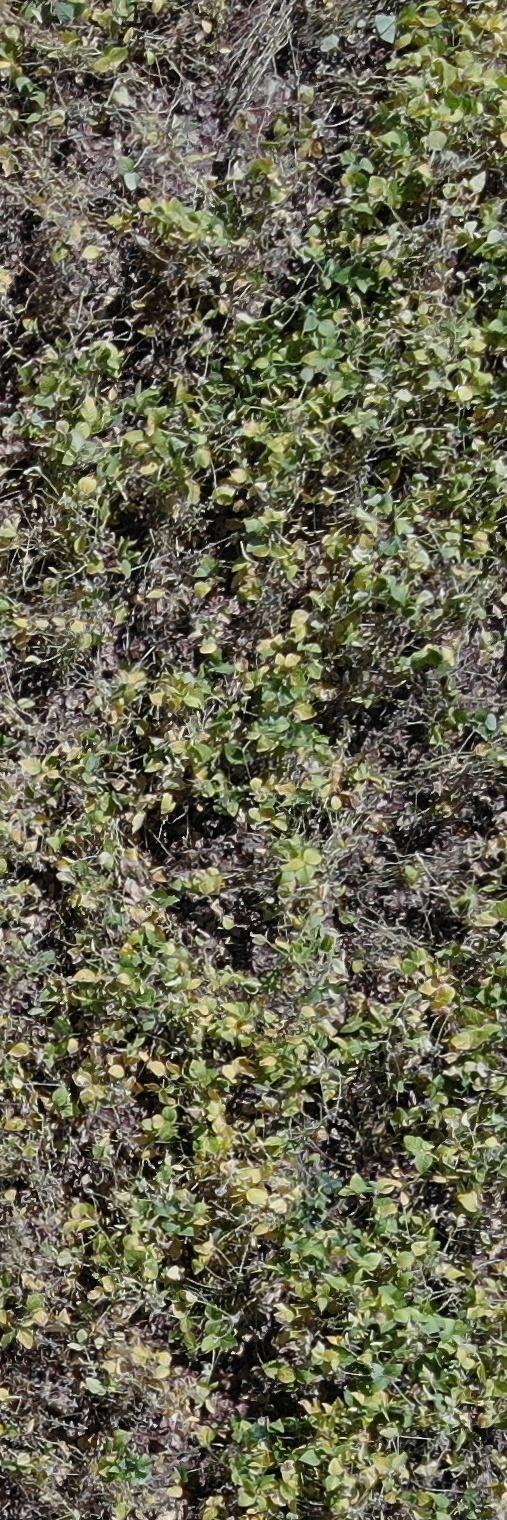
#> input picture case_segmentacao/inputs/DJI_0020_R7_15_5.JPG, 507 x 1520 px
$ python -i remover_solo.py   (imports and definitions only)
#> lines starting #> are read from the running program, lines starting #| are printed output that depends on the picture; after the words box and inside, x2 and y2 are one past the last pixel; in counts of white or black regions, pixels touching at a corner belong together
import os
import cv2
import numpy as np

# Caminhos
PASTA_SAIDA = "outputs"
PASTA_EXEMPLOS_SAIDA = "exemplos_outputs"

# O limite inferior para cores verdes no formato HSV
LIMITE_INFERIOR_VERDE = np.array([19, 61, 35])  # Ajuste o valor de matiz para verde

# O limite superior para cores verdes no formato HSV
LIMITE_SUPERIOR_VERDE = np.array([90, 255, 255])  # Ajuste o valor de matiz para verde

# A cor de fundo a ser usada para a imagem segmentada no formato BGR
COR_FUNDO = [0, 0, 0]

# Número mínimo de objetos detectados na segmentação verde para alternar para cores de reserva
MIN_OBJETOS_VERDE = 300
MAX_OBJETOS_VERDE = 230

# Este fallback só ocorre se o número de objetos verdes detectados for < MIN_OBJETOS_VERDE
LIMITE_INFERIOR_RESERVA = np.array([11, 60, 35])
LIMITE_SUPERIOR_RESERVA = np.array([90, 255, 255])


def dilatar_contornos(mascara, tamanho_dilatacao=0):
    """
    Dilata os contornos na imagem de máscara fornecida usando um tamanho de kernel especificado.

    :param mascara: A imagem de máscara.
    :param tamanho_dilatacao: O tamanho do kernel usado para a dilatação. O padrão é 5.
    :return: ndarray: A imagem de máscara dilatada.
    """
    kernel = np.ones((tamanho_dilatacao, tamanho_dilatacao), np.uint8)
    mascara_dilatada = cv2.dilate(mascara, kernel, iterations=1)
    return mascara_dilatada


def fechar_buracos(mascara, shape=(5, 5)):
    """
    Fecha buracos na imagem de máscara.

    :param mascara: A imagem de máscara a ser fechada.
    :param shape: O tamanho do kernel. Padrão: (5, 5).
    :return:
        A imagem de máscara fechada.
    """
    kernel = np.ones(shape, np.uint8)
    mascara_segmentada = cv2.morphologyEx(mascara, cv2.MORPH_CLOSE, kernel)
    return mascara_segmentada


def encontrar_objetos(mascara):
    """
    Encontre componentes conectados na máscara e retorne o número de objetos.

    :param mascara: A imagem de entrada.

    :return:
        Etiquetas e estatísticas (objetos).
    """
    _, etiquetas, estatisticas, _ = cv2.connectedComponentsWithStats(mascara, connectivity=8)
    return etiquetas, estatisticas


def encontrar_cores(imagem, limite_superior_cor, limite_inferior_cor):
    """
    Encontra os objetos com base nos limites de cor especificados no espaço de cores HSV.

    :param imagem: A imagem de entrada.
    :param limite_superior_cor: O limite de cor superior no espaço de cores HSV.
    :param limite_inferior_cor: O limite de cor inferior no espaço de cores HSV.

    :return:
        A máscara, etiquetas e estatísticas dos objetos encontrados.
    """
    mascara = cv2.inRange(imagem, limite_inferior_cor, limite_superior_cor)
    etiquetas, estatisticas = encontrar_objetos(mascara)
    return mascara, etiquetas, estatisticas


def encontrar_segmentos(imagem, limite_superior_cor, limite_inferior_cor, nome_arquivo=""):
    """
    Dada uma imagem, limites de cor superior e inferior e um nome de arquivo, esta função encontra segmentos na imagem com base nos limites de cor especificados.

    :param imagem: A imagem de entrada.
    :param limite_superior_cor: O limite de cor superior no espaço de cores HSV.
    :param limite_inferior_cor: O limite de cor inferior no espaço de cores HSV.
    :param nome_arquivo: O nome do arquivo (para exibição de informações).

    :return:
        A máscara segmentada e a imagem HSV.
    """
    imagem_hsv = cv2.cvtColor(imagem, cv2.COLOR_BGR2HSV)
    mascara, _, primeira_estatistica = encontrar_cores(imagem_hsv, limite_superior_cor, limite_inferior_cor)
    #print(f"Encontrados {len(primeira_estatistica)} objetos verdes em {nome_arquivo} na primeira verificação")

    if 310 >= len(primeira_estatistica) - 1 >= 100 or len(
            primeira_estatistica) - 1 <= 50:
        mascara, _, segunda_estatistica = encontrar_cores(imagem_hsv, LIMITE_SUPERIOR_RESERVA,
                                                          LIMITE_INFERIOR_RESERVA)
        #print(f"Encontrados {len(segunda_estatistica)} objetos em {nome_arquivo} usando fallback.")

        if len(segunda_estatistica) - 1 >= 2000:
            mascara, _, segunda_estatistica = encontrar_cores(imagem_hsv, np.array([90, 255, 255]),
                                                              np.array([19, 25, 35]))
            #print(f"Encontrados {len(segunda_estatistica)} objetos em {nome_arquivo} usando o segundo fallback.")

    if len(primeira_estatistica) - 1 >= 2000:
        mascara, _, segunda_estatistica = encontrar_cores(imagem_hsv, np.array([90, 255, 255]),
                                                          np.array([25, 35, 35]))
        #print(f"Encontrados {len(segunda_estatistica)} objetos em {nome_arquivo} usando o terceiro fallback.")

        if len(segunda_estatistica) - 1 >= 3500:
            mascara, _, primeira_estatistica = encontrar_cores(imagem_hsv, limite_superior_cor,
                                                               limite_inferior_cor)
            #print(f"Encontrados mais que 2000 objetos em {nome_arquivo}. Retornado para a máscara inicial.")

    return mascara, imagem_hsv


def aumentar_nitidez(imagem):
    """
    Aumenta a nitidez da imagem aplicando detecção de bordas usando o algoritmo Canny.

    :param imagem: A imagem de entrada.

    :return:
        A imagem com nitidez aumentada.
    """
    # Aplicar deteção de bordas Canny
    bordas = cv2.Canny(imagem, threshold1=100, threshold2=200)  # Ajuste os limites conforme necessário

    # Crie a imagem segmentada aplicando as bordas como máscara
    imagem_segmentada = imagem.copy()
    imagem_segmentada[bordas != 0] = COR_FUNDO

    return imagem_segmentada


def gerar_nome_e_caminho(arquivo, pasta_saida):
    """
    Gera um nome para a imagem e o caminho de saída usando o nome do prórprio arquivo
    :param arquivo: Caminho completo da imagem
    :param pasta_saida: O nome da pasta de saída
    :return:
    """
    nome_arquivo = os.path.basename(arquivo)
    caminho_imagem_saida = os.path.join(pasta_saida, nome_arquivo)
    return nome_arquivo, caminho_imagem_saida


def converter_mascara_para_rgb(mascara):
    """
    Converte a máscara para RGB para ser possível adicioná-la ao resultado estacado.
    :param mascara: A máscara a ser convertida
    :return:
    """
    # Crie uma máscara RGB a partir da máscara em escala de cinza
    mascara_rgb = cv2.cvtColor(mascara, cv2.COLOR_GRAY2BGR)
    return mascara_rgb


# [19 lines left out: function adicionar_borda_verde, not called in this run]


def estacar_imagens(original, hsv, mascara_rgb, imagem_segmentada, caminho_imagem_saida, debug):
    """
    Estaca imagens lado-a-lado.
    :param original: A imagem original.
    :param hsv: A imagem com filtro hsv.
    :param mascara_rgb: A máscara da imagem hsv.
    :param imagem_segmentada: A imagem final
    :param caminho_imagem_saida: Caminho para salvar as imagens
    :return:
    """

    if debug:
        # Salve a imagem segmentada
        imagem_resultado = np.hstack(
            (original, hsv, mascara_rgb, adicionar_borda_verde(imagem_segmentada, 2)))  # Concatene lado a lado
        cv2.imwrite(caminho_imagem_saida, imagem_resultado)
    else:
        # Salve a imagem segmentada
        imagem_resultado = np.hstack((original, imagem_segmentada))  # Concatene lado a lado
        cv2.imwrite(caminho_imagem_saida, imagem_resultado)


def remover_solo(imagem, nome_arquivo):
    """
    Remove o solo da imagem usando a técnica de selecionar pixels verdes.\n
    Possui fallbacks (modos) para detectar plantas em diversos ambientes e com luminosidade diferentes.\n
    Passos:\n
    1. Aumenta a nitidez usando o méteodo Canny.\n
    2. Encontra segmentos usando detecção de cores.\n
    3. Dilata a máscara para aumentar o tamanho dos contornos.\n
    4. Aplica fechamento morfológico para preencher buracos.\n
    5. Mescla a máscara dilatada à imagem original para obter a imagem segmentada.
    6. Crie uma máscara RGB a partir da máscara em escala de cinza
    :param imagem:
    :param nome_arquivo:
    :return: mascara_rgb, hsv, imagem_segmentada
    """
    # Chama a função para segmentar imagens usando detecção de bordas
    imagem_afiada = aumentar_nitidez(imagem)

    mascara, hsv = encontrar_segmentos(imagem_afiada, LIMITE_SUPERIOR_VERDE, LIMITE_INFERIOR_VERDE,
                                       nome_arquivo)

    # Dilata a máscara para aumentar o tamanho dos contornos
    mascara = dilatar_contornos(mascara)

    # Aplica fechamento morfológico para preencher buracos
    mascara = fechar_buracos(mascara)

    # Mescla a máscara dilatada à imagem original para obter a imagem segmentada
    imagem_segmentada = imagem.copy()
    imagem_segmentada[mascara == 0] = COR_FUNDO

    # Crie uma máscara RGB a partir da máscara em escala de cinza
    mascara_rgb = converter_mascara_para_rgb(mascara)
    return mascara_rgb, hsv, imagem_segmentada


def processar_imagem(arquivo, debug=False):
    """
    Processar uma única imagem e a salva no caminho de saída definido em PASTA_SAIDA.

    :param debug: Padrão é falso.
    :param arquivo: O caminho da imagem de entrada.
    """
#> called with debug = False

    # Carregar a imagem de entrada
    imagem = cv2.imread(arquivo)
#> imagem is the input picture: shape (1520, 507, 3); mean B, G, R 80.1, 101.4, 102.9

    nome_arquivo, caminho_imagem_saida = gerar_nome_e_caminho(arquivo, PASTA_SAIDA)

    mascara_rgb, hsv, imagem_segmentada = remover_solo(imagem, nome_arquivo)
#> in aumentar_nitidez, `bordas = cv2.Canny(imagem, threshold1=100, threshold2=200)`:
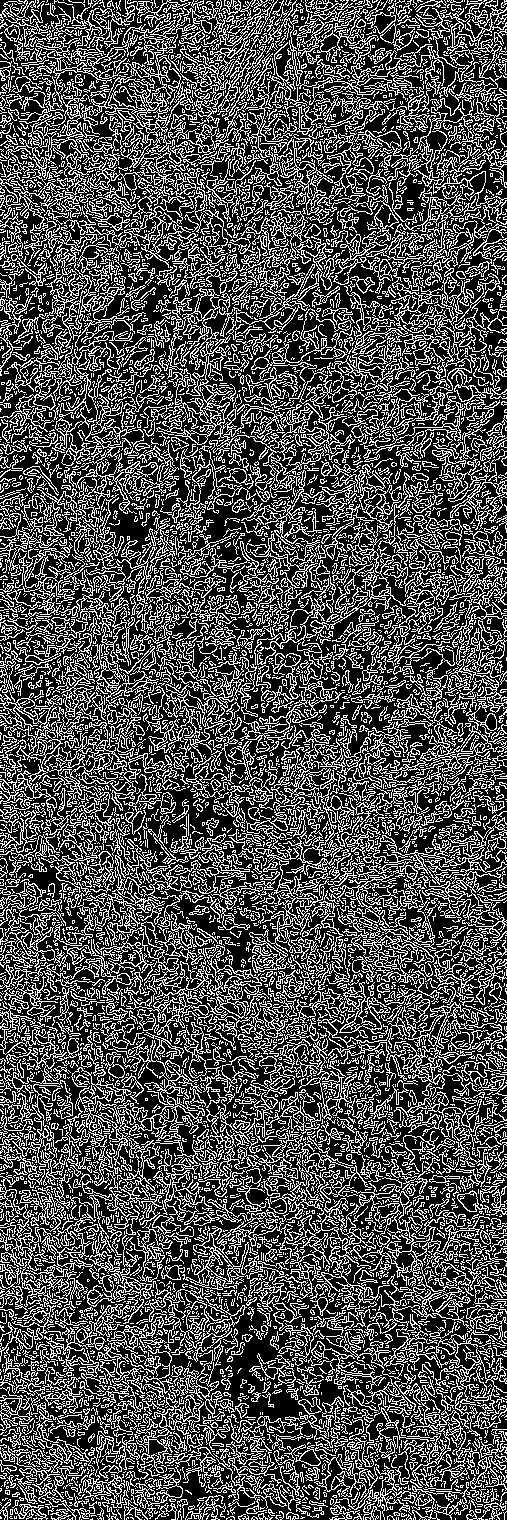
#> bordas: shape (1520, 507); 31.5% white in thin lines or dots
#> in encontrar_objetos, `_, etiquetas, estatisticas, _ = cv2.connectedComponentsWithStats(masca..`:
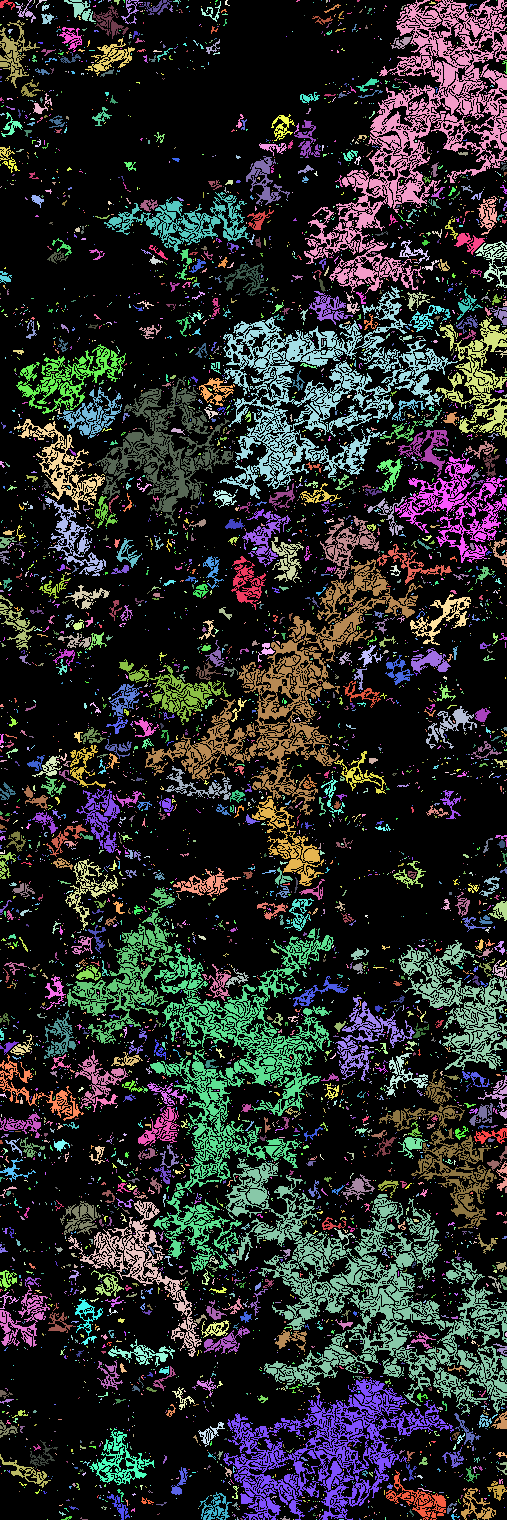
#> etiquetas: shape (1520, 507) int32; 5633 distinct labels, from 0 to 5632; one colour per label, 0 black
#> in encontrar_objetos (call 2), `_, etiquetas, estatisticas, _ = cv2.connectedComponentsWithStats(masca..`:
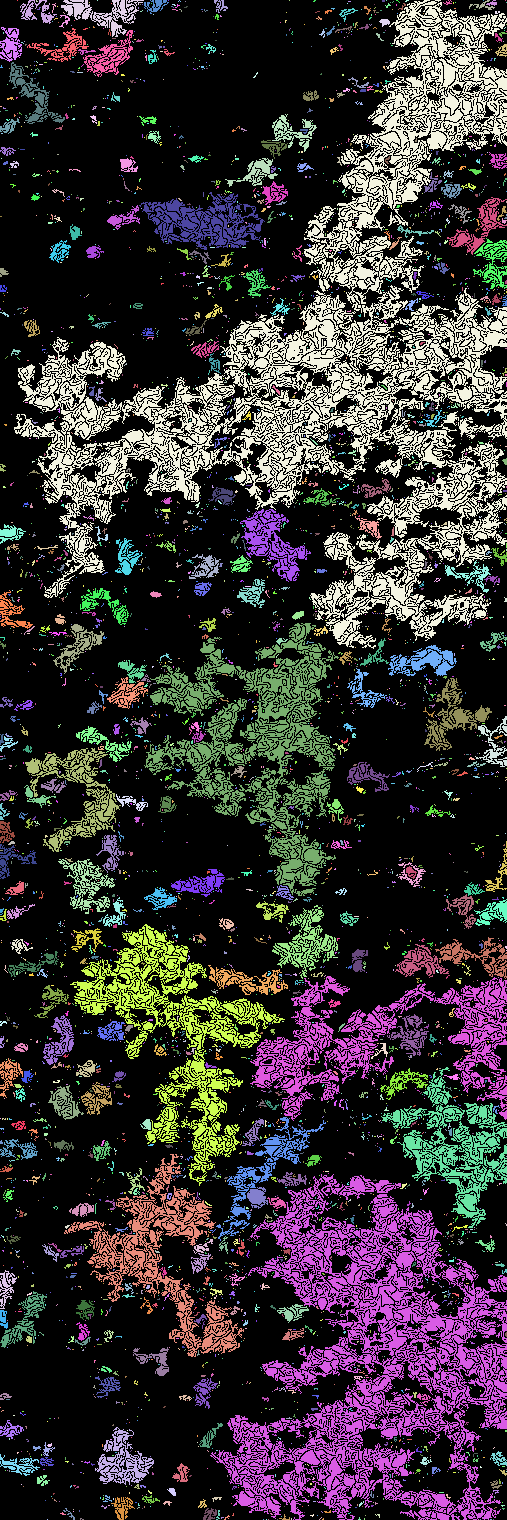
#> etiquetas: shape (1520, 507) int32; 4187 distinct labels, from 0 to 4186; one colour per label, 0 black
#> in fechar_buracos, `mascara_segmentada = cv2.morphologyEx(mascara, cv2.MORPH_CLOSE, kernel)`:
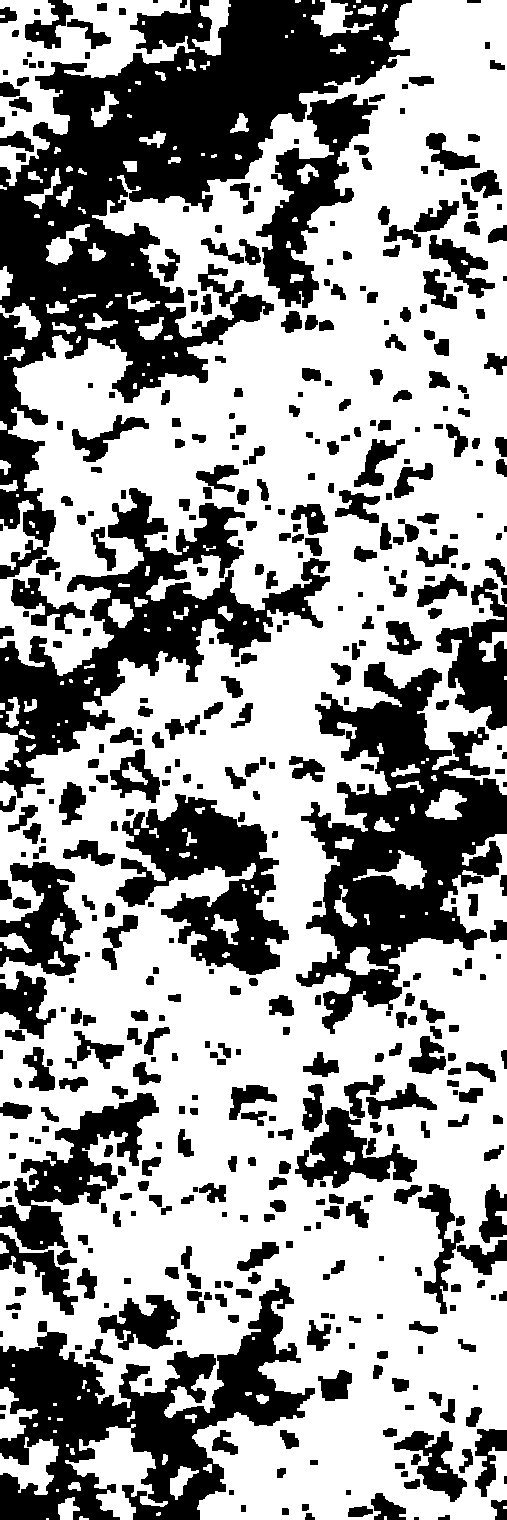
#> mascara_segmentada: shape (1520, 507); 61.6% white; 478 black regions (4 under 20 px), largest, box (x1, y1, x2, y2) and area: (0, 0, 412, 579) 74283, (296, 662, 507, 1034) 34956, (0, 1279, 315, 1520) 30477
#> in remover_solo, `imagem_segmentada[mascara == 0] = COR_FUNDO`:
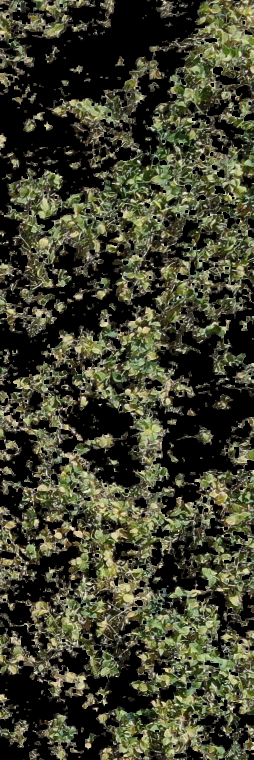
#> imagem_segmentada: shape (1520, 507, 3) (shown at 1/2 size); mean B, G, R 46.8, 65.3, 64.8

    # Salve a imagem segmentada
    estacar_imagens(imagem, hsv, mascara_rgb, imagem_segmentada, caminho_imagem_saida, debug)
#> in estacar_imagens, `imagem_resultado = np.hstack((original, imagem_segmentada))`:
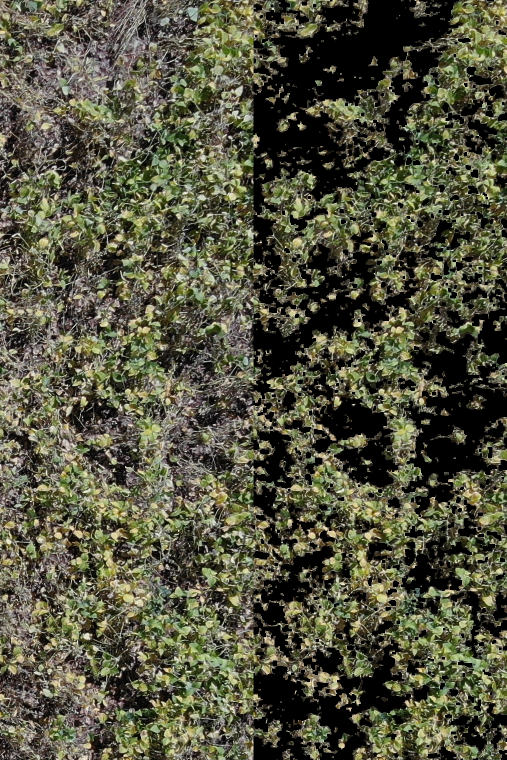
#> imagem_resultado: shape (1520, 1014, 3) (shown at 1/2 size); mean B, G, R 63.5, 83.4, 83.8


# [21 lines left out: function processar_imagem_exemplo, not called in this run]

>>> result = processar_imagem('case_segmentacao/inputs/DJI_0020_R7_15_5.JPG')
